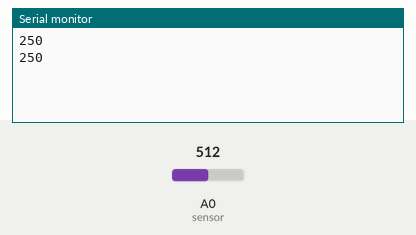
This sketch was run on a simulated Arduino Uno, built with avr-gcc and run on an emulated ATmega328P. Shown: the last lines printed to the serial monitor. Inputs (shaded band) come from the test bench; at power-on: A0 (sensor) = 512.

Above: at 3.2 s.
3.3 s: A0 (sensor) set to 716
At 5.1 s:
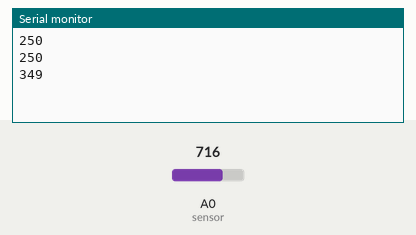
5.7 s: A0 (sensor) set to 900
At 6.6 s:
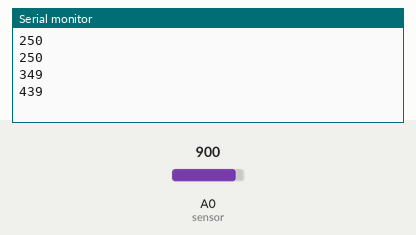
Timing chart, 0 to 8.7 s (numbered marks = the images above; inputs shaded):
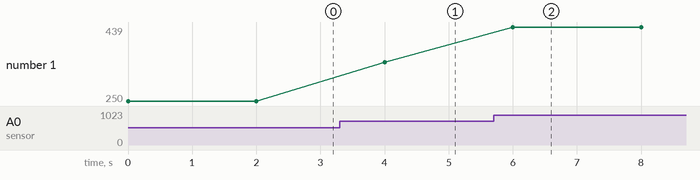

The sketch:

LM35WithBlynk.ino
```cpp
#define sensor  A0      //Pino analógico em que o sensor está conectado.
int valorSensor = 0; //Usada para ler o valor do sensor em valorSensoro real.


//Função setup, executado uma vez ao ligar o Arduino.
void setup(){
  //Ativando o serial monitor que exibirá os valores lidos no sensor.
  Serial.begin(9600);
  pinMode(sensor, INPUT);
  loop();
}

//Função loop, executado enquanto o Arduino estiver ligado.
void loop(){

  //Lendo o valor do sensor.(
  valorSensor = float(analogRead(sensor));
  valorSensor = (( valorSensor/1024.0)*5000)/10;
  Serial.println(valorSensor);
  delay(2000);
}
```

Measured:
- after the input at 3.3 s, the serial monitor: prints a new line after 0.70 s (image 1)
- after the input at 5.7 s, the serial monitor: prints a new line after 0.30 s (image 2)
- plotted number 1: 250 → 349 after the input at 3.3 s, 349 → 439 after the input at 5.7 s
